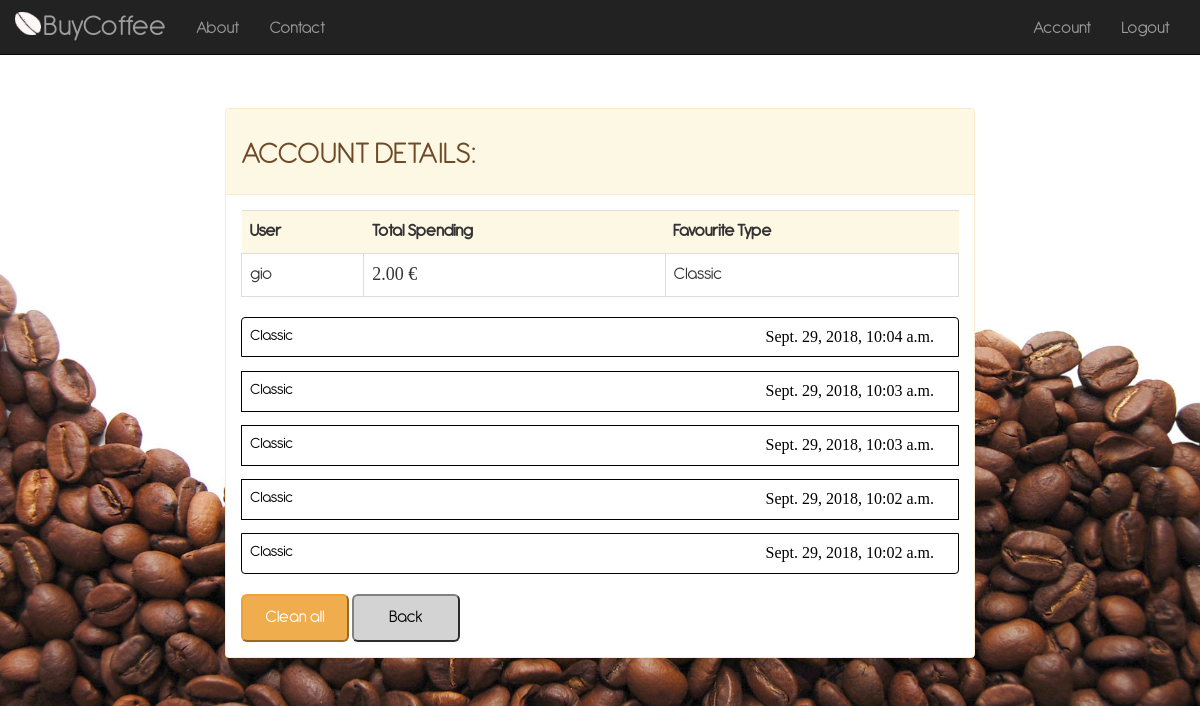
Before: /coffee/account/ (signed in) with the older database file.
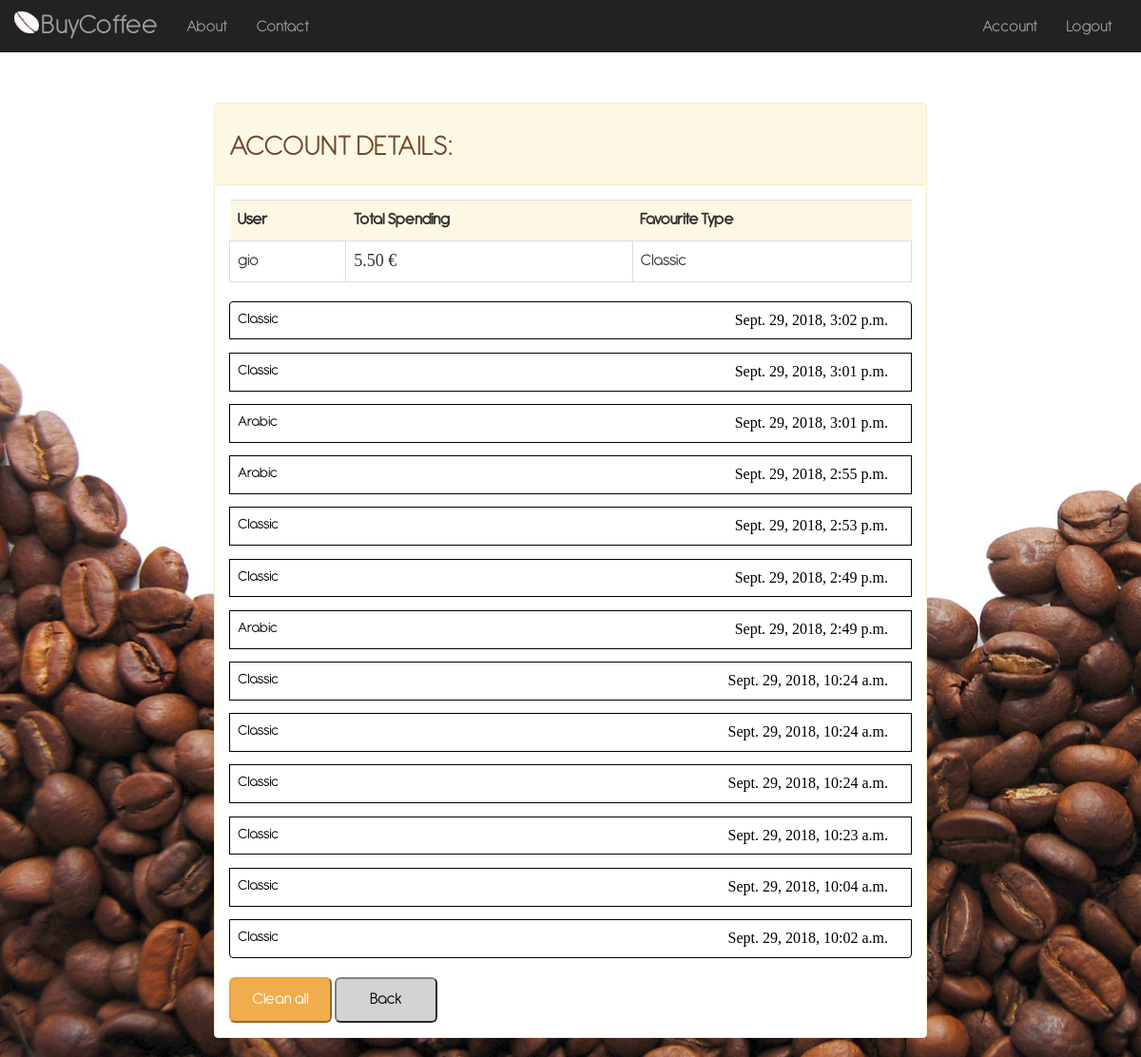
After: the same page with the newer database file.
### coffee/models.py (models this page shows, shortened)
class History(models.Model):
    user = models.ForeignKey(User, on_delete=models.CASCADE)
    hCoffeeType = models.CharField('Type', choices=COFFEE_CHOICES, max_length=25)
    hCoffeePrice = models.DecimalField('Price', max_digits=4, decimal_places=2, default=0.50)
    purchaseTime = models.DateTimeField('Purchase Time', default=timezone.now)

### coffee/views.py (the view)
# urls.py: path('account/', views.account, name='account'),
@login_required
def account(request):
    user = request.user
    historyList = History.objects.filter(user=user).order_by('-purchaseTime')
    totalSpending = History.objects.filter(user=user).aggregate(total=Sum('hCoffeePrice'))['total']
    favouriteType = historyList.values("hCoffeeType").annotate(coffeeQuantity=Count('hCoffeeType'))[0]
    if totalSpending is not None:
        totalSpending = round(totalSpending, 2)
    else:
        totalSpending = 0
    return render(request, 'coffee/account.html',
                  {'user': user, 'historyList': historyList, 'totalSpending': totalSpending, 'favouriteType': favouriteType['hCoffeeType']})

### coffee/templates/coffee/account.html (shortened to what this page needs)
<!DOCTYPE html>
<html lang="en">
<head>
    {% load static %}
    <link href="{% static '/coffee/css/bootstrap.min.css' %}" rel="stylesheet" type="text/css">
    <link href="{% static '/coffee/css/custom.css' %}" rel="stylesheet">
</head>
<body>
    <nav class="navbar navbar-inverse navbar-fixed-top" role="navigation">
        <div class="container">
            <div class="navbar-header">
                <a class="navbar-brand" href="{% url 'index' %}">
                    BuyCoffee
                </a>
            </div>
            <div class="collapse navbar-collapse" id="bs-example-navbar-collapse-1">
                <ul class="nav navbar-nav">
                    <li>
                        <a href="{% url 'about' %}">About</a>
                    </li>
                    <li>
                        <a href="{% url 'contact' %}">Contact</a>
                    </li>
                </ul>
                {% if user.is_authenticated %}
                    <ul class="nav navbar-nav navbar-right">
                        <li>
                            <a id="signup" href="{% url 'account' %}">Account</a>
                        </li>
                        <li>
                            <a id="signup" href="{% url 'logout' %}">Logout</a>
                        </li>
                    </ul>
                {% endif %}
            </div>
        </div>
    </nav>
    <div class="container-fluid">
        <div class="panel panel-warning">
            <div class="panel-heading">
                <h1>ACCOUNT DETAILS: </h1>
            </div>
            <div id="panel-index-body" class="panel-body">
                <table class="table">
                    <tr class="table-warning">
                        <td class="table-warning"><b>User</b></td>
                        <td class="table-warning"><b>Total Spending</b></td>
                        <td class="table-warning"><b>Favourite Type</b></td>
                    </tr>
                    <tr>
                        <td class="table-bordered">{{ user }}</td>
                        <td id="paymentPriceId" class="table-bordered">{{ totalSpending }} €</td>
                        <td class="table-bordered">{{ favouriteType }}</td>
                    </tr>
                </table>
                {% if historyList %}
                    <ul class="list-group">
                        {% for history in historyList %}
                            <li class="list-group-item history">
                                {{ history.hCoffeeType }}
                                <span class="time history-t">{{ history.purchaseTime }}</span>
                            </li>
                        {% endfor %}
                    </ul>
                {% else %}
                    <ul class="list-group-item-warning">No purchase done.</ul>
                {% endif %}
                <form action="{% url 'cleanHistory' %}" method="post">
                    {% if historyList %}
                        <button type="submit" class="btn-warning btn-lg">Clean all</button>
                    {% endif %}
                    <a class="nounderline" href="{% url 'index' %}">
                        <button type="button" class="btn-secondary btn-lg">
                                Back
                        </button>
                    </a>
                </form>
            </div>
        </div>
    </div>
</body>
</html>

### coffee/static/coffee/css/custom.css (style rules this page uses)
h1 { text-align: left; font-family: Antipasto, Times, Serif; font-size: 32px; color: #6F4827; }
#signup { alignment: right; }
.nounderline { text-decoration-color: white; text-decoration: none !important; text-line-through-color: white; color: #6F4827; }
.list-group-item { color: #6F4827; border-color: #6F4827; text-line-through-color: #6F4827; margin-top: 2%; padding: 1em; font-size: large; }
@media only screen and (min-width: 800px) { .container-fluid { max-width: 65%; margin-left: auto; margin-right: auto; padding-top: 6em; } }
@media only screen and (min-width: 800px) { .navbar-brand { font-size: 170%; padding: 18px 15px 0 28px; background-image: url(../image/chiccobianco.png); background-repeat: no-repeat; background-size: 26px 23px; background-position: 0 12px; margin-left: 25%; } }
@media only screen and (min-width: 800px) { body { text-align: left; background-size: cover; background-repeat: no-repeat; font-family: Antipasto, Times, Serif; font-size: large; background-image: url("../image/background_desktop.jpg"); } }
.table { padding-top: 1em; border-color: transparent; text-line-through-color: transparent; }
.table-warning { background-color: #fcf8e4; border-color: transparent; }
.btn-warning { min-width: 6em; }
.btn-secondary { background-color: lightgray; color: black; border-color: grey; min-width: 6em; }
.table-bordered { background-color: white; }
.panel-body { background-color: transparent; }
#paymentPriceId { font-family: Times; }
.navbar-nav { padding-top: 4px; }
.time { font-family: Times; color: #6F4827; float: right; margin-right: 1em; }
.history { color: black; border-color: black; text-line-through-color: black; margin-top: 2%; padding: 0.5em; font-size: medium; }
.history-t { color: black; }

Changed rows visible on the page:
removed History: hCoffeeType "Classic", purchaseTime "Sept. 29, 2018, 10:03 a.m."
removed History: hCoffeeType "Classic", purchaseTime "Sept. 29, 2018, 10:03 a.m."
removed History: hCoffeeType "Classic", purchaseTime "Sept. 29, 2018, 10:02 a.m."
added History: hCoffeeType "Classic", purchaseTime "Sept. 29, 2018, 3:02 p.m."
added History: hCoffeeType "Classic", purchaseTime "Sept. 29, 2018, 3:01 p.m."
added History: hCoffeeType "Arabic", purchaseTime "Sept. 29, 2018, 3:01 p.m."
added History: hCoffeeType "Arabic", purchaseTime "Sept. 29, 2018, 2:55 p.m."
added History: hCoffeeType "Classic", purchaseTime "Sept. 29, 2018, 2:53 p.m."
added History: hCoffeeType "Classic", purchaseTime "Sept. 29, 2018, 2:49 p.m."
added History: hCoffeeType "Arabic", purchaseTime "Sept. 29, 2018, 2:49 p.m."
added History: hCoffeeType "Classic", purchaseTime "Sept. 29, 2018, 10:24 a.m."
added History: hCoffeeType "Classic", purchaseTime "Sept. 29, 2018, 10:24 a.m."
added History: hCoffeeType "Classic", purchaseTime "Sept. 29, 2018, 10:24 a.m."
added History: hCoffeeType "Classic", purchaseTime "Sept. 29, 2018, 10:23 a.m."
Other visible differences:
{{ totalSpending }}: "2.00" → "5.50"
